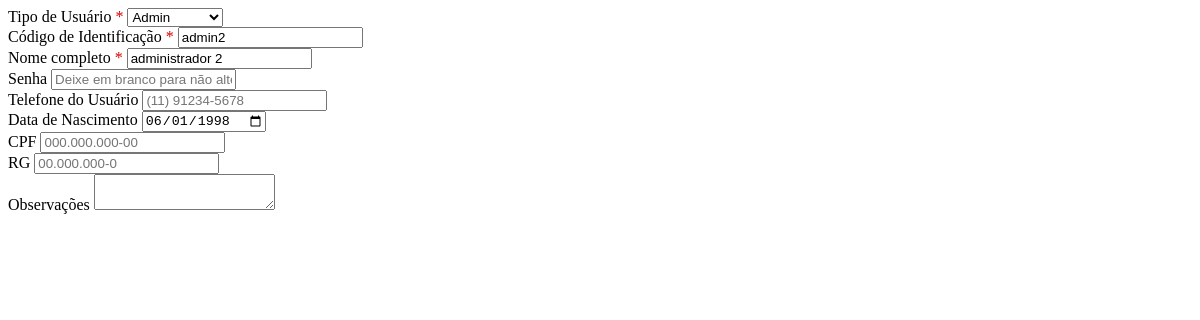
Page /users/form/2 (signed in) on the earlier database version.
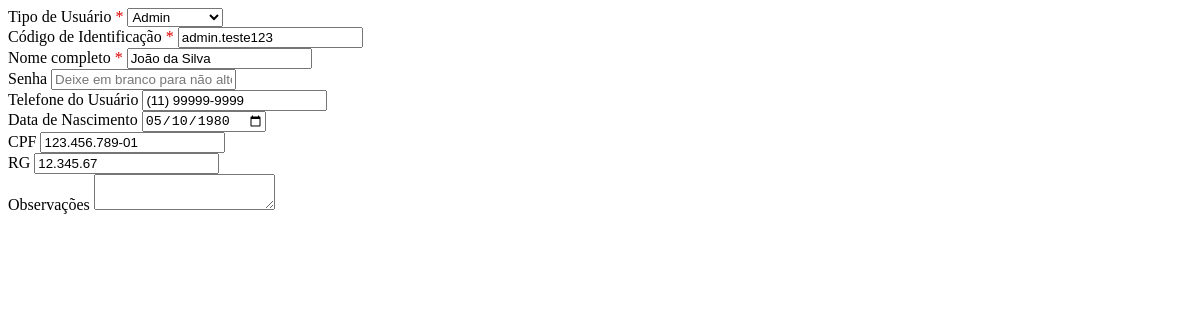
Same page on the later database version.
### app/models.py (models this page shows, shortened)
class User(db.Model, UserMixin):
    __tablename__ = "users"
    userId = db.Column(db.Integer, primary_key=True, autoincrement=True)
    identificationCode = db.Column(db.String(150), nullable=False, unique=True)
    password = db.Column(db.String(80), nullable=False)
    userCompleteName = db.Column(db.String(100), nullable=True)
    userType = db.Column(db.String(80), nullable=False)
    creationDate = db.Column(db.Date, nullable=False, default=date.today)
    lastUpdate = db.Column(db.Date, nullable=False, default=date.today)
    createdBy = db.Column(db.Integer, db.ForeignKey('users.userId'), nullable=True)
    updatedBy = db.Column(db.Integer, db.ForeignKey('users.userId'), nullable=True)
    userPhone = db.Column(db.String, nullable=True)
    birthDate = db.Column(db.Date, nullable=False)
    cpf = db.Column(db.String(11), nullable=True)
    rg = db.Column(db.String(10), nullable=True)
    gradeNumber = db.Column(db.Integer, nullable=True)
    className = db.Column(db.String, nullable=True)
    guardianName1 = db.Column(db.String, nullable=True)
    guardianPhone1 = db.Column(db.String, nullable=True)
    guardianName2 = db.Column(db.String, nullable=True)
    guardianPhone2 = db.Column(db.String, nullable=True)
    notes = db.Column(db.Text, nullable=True)
    username = synonym('identificationCode')

### app/routes.py (the view)
@bp.route('/users/form', defaults={'user_id': None}, methods=['GET'])
@bp.route('/users/form/<int:user_id>', methods=['GET'])
@login_required
def get_user_form(user_id):
    if user_id:
        user = User.query.get_or_404(user_id)
        form = UserForm(obj=user, mode='edit', instance_id=user.userId)
    else:
        form = UserForm(mode='create')
    return render_template('_user_form.html', form=form, user_id=user_id)

### app/templates/_user_form.html (shortened to what this page needs)
<form id="userModalForm" action="{{ url_for('main.new_user') if not user_id else url_for('main.edit_user', user_id=user_id) }}" method="POST">
    <div class="mb-3">
        <label class="form-label">{{ form.userType.label.text }} <span style="color:#d00">*</span></label>
        {{ form.userType(class="form-select", id="userTypeSelect", required=True) }}
    </div>
    <div class="mb-3">
        <label class="form-label">{{ form.identificationCode.label.text }} <span style="color:#d00">*</span></label>
        {{ form.identificationCode(class="form-control", id="identificationCodeInput", required=True, minlength=3, maxlength=150) }}
    </div>
    <div class="mb-3">
        <label class="form-label">{{ form.userCompleteName.label.text }} <span style="color:#d00">*</span></label>
        {{ form.userCompleteName(class="form-control", required=True, minlength=3, maxlength=100) }}
    </div>
    <div class="mb-3">
        {{ form.password.label(class="form-label") }}
        {{ form.password(class="form-control", placeholder="Deixe em branco para não alterar") }}
    </div>
    <div class="mb-3">
        {{ form.userPhone.label(class="form-label") }}
        {{ form.userPhone(class="form-control", id="userPhoneInput", placeholder="(11) 91234-5678", inputmode="numeric") }}
    </div>
    <div class="mb-3">
        <label class="form-label">{{ form.birthDate.label.text }} <span id="birthDateRequiredMark" style="color:#d00; display:none">*</span></label>
        {{ form.birthDate(class="form-control", type="date", id="birthDateInput") }}
    </div>
    <div class="mb-3">
        {{ form.cpf.label(class="form-label") }}
        {{ form.cpf(class="form-control", id="cpfInput", placeholder="000.000.000-00", inputmode="numeric") }}
    </div>
    <div class="mb-3">
        {{ form.rg.label(class="form-label") }}
        {{ form.rg(class="form-control", id="rgInput", placeholder="00.000.000-0", inputmode="numeric") }}
    </div>
    <div class="mb-3">
        {{ form.notes.label(class="form-label") }}
        {{ form.notes(class="form-control") }}
    </div>
</form>

Differences in the rows shown:
changed User "Admin": identificationCode "admin2" → "admin.teste123"; userCompleteName "administrador 2" → "João da Silva"; userPhone (not shown) → "(11) 99999-9999"; birthDate "06/01/1998" → "05/10/1980"; cpf (not shown) → "123.456.789-01"; rg (not shown) → "12.345.67"
